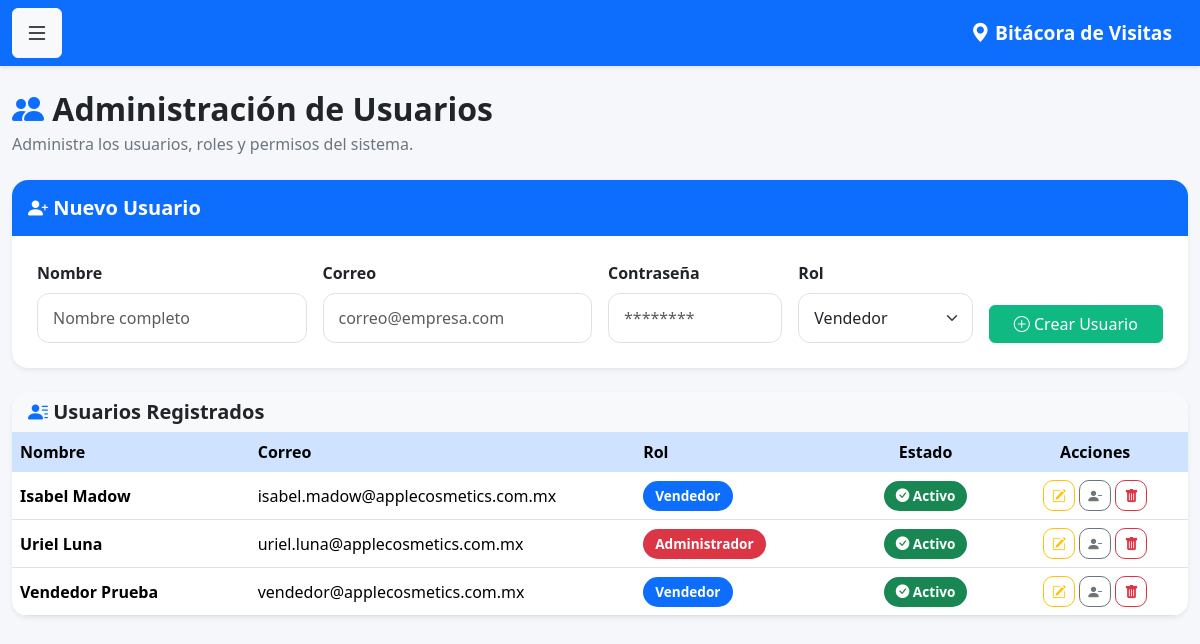
Before: /usuarios (signed in) with the older database file.
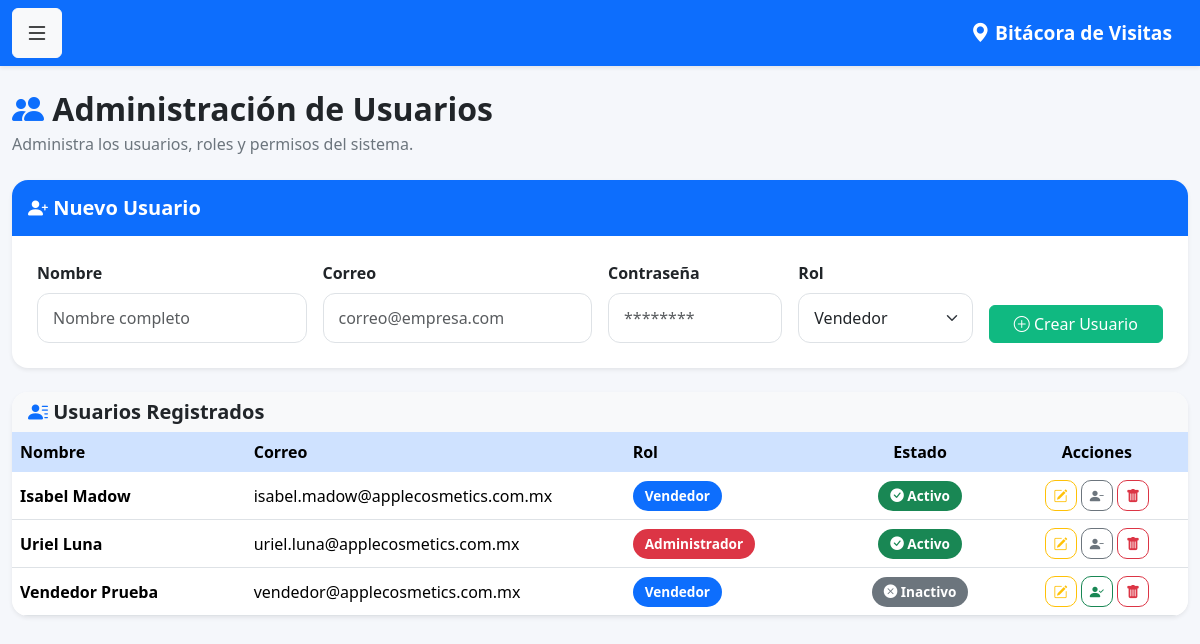
After: the same page with the newer database file.
### models.py (models this page shows)
class Usuario(UserMixin, db.Model):
    __tablename__ = 'usuarios'
    id = db.Column(db.Integer, primary_key=True)
    nombre = db.Column(db.String(100), nullable=False)
    correo = db.Column(db.String(120), unique=True, nullable=False)
    password = db.Column(db.String(500), nullable=False)
    rol = db.Column(db.String(20), default='vendedor')
    activo = db.Column(db.Boolean, default=True)

### app.py (the view, shortened to what this page needs)
@app.route('/usuarios', methods=['GET', 'POST'])
@login_required
def usuarios():
    if current_user.rol != 'admin':
        return "Acceso denegado"
    lista_usuarios = Usuario.query.order_by(
        Usuario.nombre
    ).all()
    return render_template(
        'usuarios.html',
        usuarios=lista_usuarios
    )

### app.py (called while the page is built)
@login_manager.user_loader
def load_user(user_id):
    return Usuario.query.get(int(user_id))

### templates/usuarios.html (shortened to what the changed rows need)
{% extends 'base.html' %}
{% block contenido %}
<div class="d-flex justify-content-between align-items-center mb-4">
    <div>
        <h2 class="fw-bold mb-1">
            <i class="bi bi-people-fill text-primary"></i>
            Administración de Usuarios
        </h2>
    </div>
</div>
<div class="card shadow-sm border-0 rounded-4">
    <div class="table-responsive">
        <table class="table table-hover align-middle mb-0">
            <thead class="table-primary">
                <tr>
                    <th>Nombre</th>
                    <th>Correo</th>
                    <th>Rol</th>
                    <th class="text-center">Estado</th>
                    <th class="text-center">Acciones</th>
                </tr>
            </thead>
            <tbody>
                {% for usuario in usuarios %}
                <tr>
                    <td>
                        <strong>{{ usuario.nombre }}</strong>
                    </td>
                    <td>
                        {{ usuario.correo }}
                    </td>
                    <td>
                        {% if usuario.rol == "admin" %}
                        <span class="badge bg-danger">
                            Administrador
                        </span>
                        {% elif usuario.rol == "supervisor" %}
                        <span class="badge bg-warning text-dark">
                            Supervisor
                        </span>
                        {% else %}
                        <span class="badge bg-primary">
                            Vendedor
                        </span>
                        {% endif %}
                    </td>
                    <td class="text-center">
                        {% if usuario.activo %}
                        <span class="badge bg-success">
                            <i class="bi bi-check-circle-fill"></i>
                            Activo
                        </span>
                        {% else %}
                        <span class="badge bg-secondary">
                            <i class="bi bi-x-circle-fill"></i>
                            Inactivo
                        </span>
                        {% endif %}
                    </td>
                    <td class="text-center">
                        <a href="{{ url_for('editar_usuario', id=usuario.id) }}"
                           class="btn btn-outline-warning btn-sm">
                            <i class="bi bi-pencil-square"></i>
                        </a>
                        {% if usuario.activo %}
                        <a href="{{ url_for('desactivar_usuario', id=usuario.id) }}"
                           class="btn btn-outline-secondary btn-sm"
                           onclick="return confirm('¿Desea desactivar este usuario?');">
                            <i class="bi bi-person-dash-fill"></i>
                        </a>
                        {% else %}
                        <a href="{{ url_for('reactivar_usuario', id=usuario.id) }}"
                           class="btn btn-outline-success btn-sm"
                           onclick="return confirm('¿Desea reactivar este usuario?');">
                            <i class="bi bi-person-check-fill"></i>
                        </a>
                        {% endif %}
                        <a href="{{ url_for('eliminar_usuario', id=usuario.id) }}"
                           class="btn btn-outline-danger btn-sm"
                           onclick="return confirm('¿Eliminar definitivamente este usuario?');">
                            <i class="bi bi-trash-fill"></i>
                        </a>
                    </td>
                </tr>
                {% endfor %}
            </tbody>
        </table>
    </div>
</div>
{% endblock %}

Changed rows visible on the page:
changed Usuario "Vendedor Prueba": activo "Activo" → "Inactivo"
